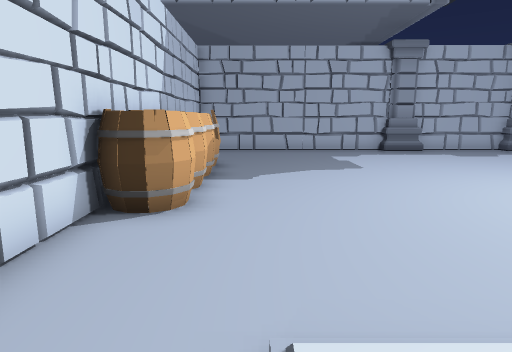
View 1 (above)

16 first-person views from a walk through a 3-D level made in the Unity game engine. The camera is 1.5 m above the floor, tilts 10° down and sees 75° across. The floor is counted in squares, 1 m on a side. Each view is taken from the middle of a square. On the plan, view 1 faces up. The plan holds only what a view shows up to about 15 squares ahead; the rest is blank. The place goes on beyond the plan. The player character is not drawn. Some animated figures are left out. Door leaves are left out, so doorways stand open.

View 2
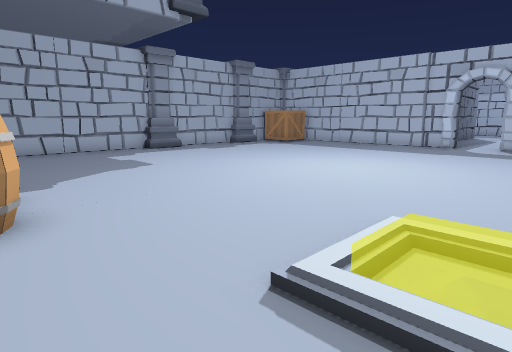

View 3
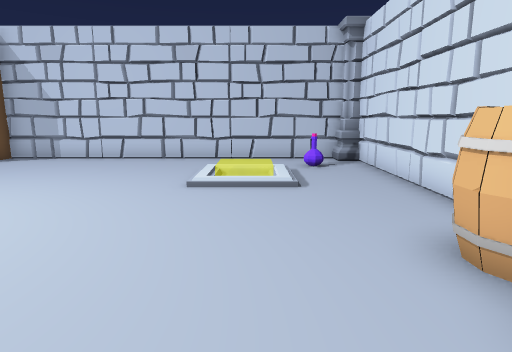

View 4
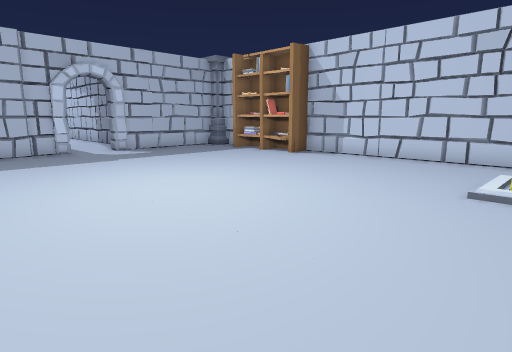

View 5
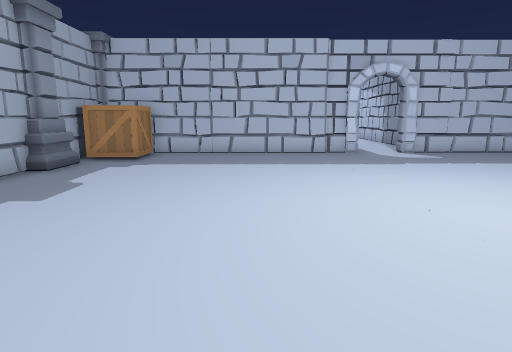

View 6
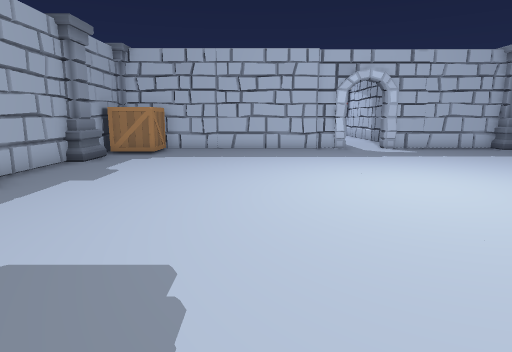

View 7
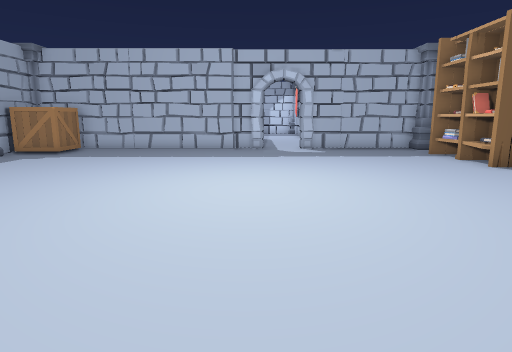

View 8
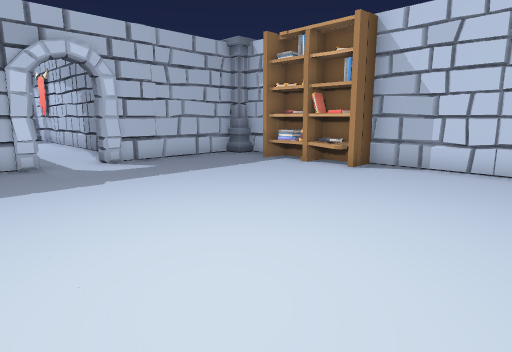

View 9
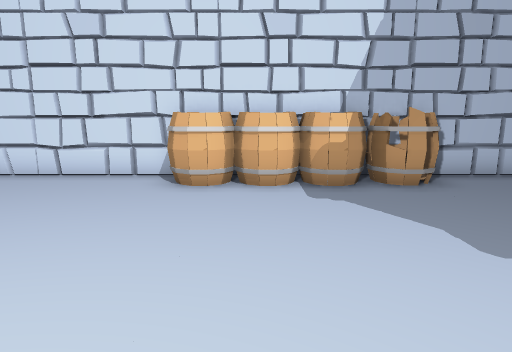

View 10
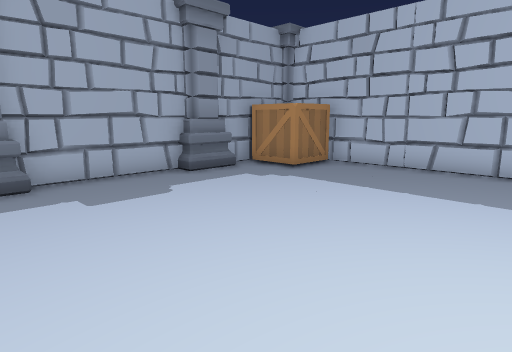

View 11
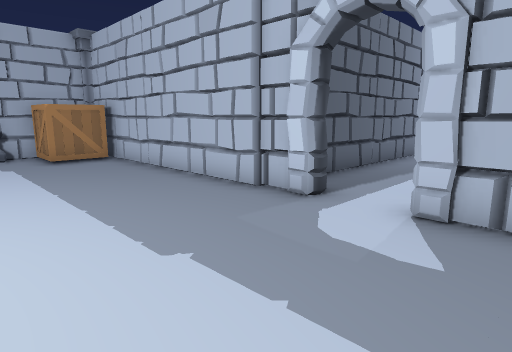

View 12
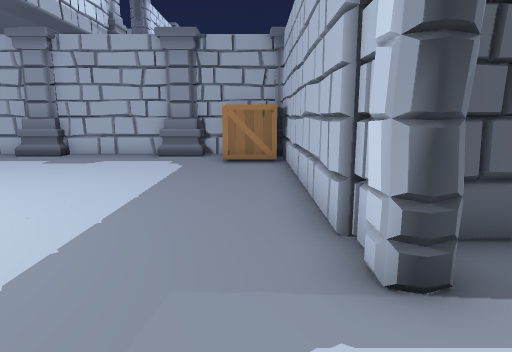

View 13
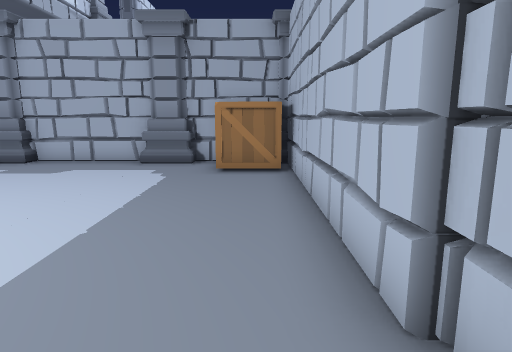

View 14
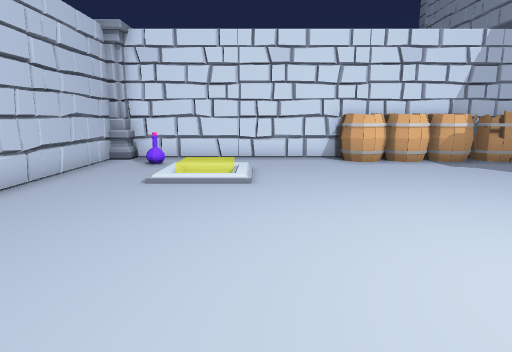

View 15
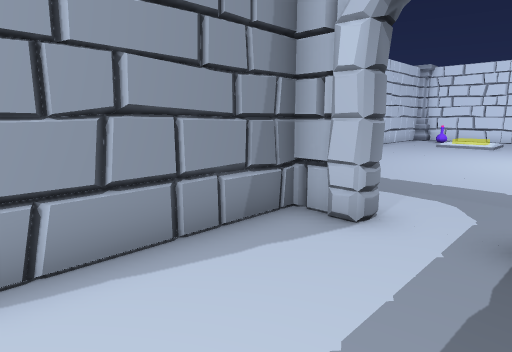

View 16
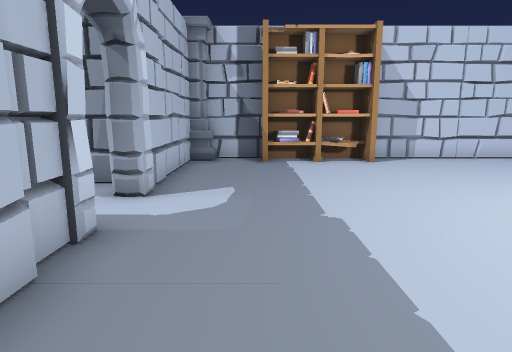

### Floor plan
Points are (right, up) in squares from view 1. A wall is a line through its corners. A room is listed if a view was taken in it or the views show most of it. See-through windows are left out.
Room 1 (views 1, 2, 3, 4, 5, 6, 7, 8, 9, 10, 11, 12, 13, 14, 16)
walls: (8, 15.6) (7.8, 15.1); (16, 6) (16, 15); (16, 4.8) (16, 5.2); (16.2, 4.6) (16.2, 6.1); (16.4, 4.6) (16.3, 4.6); (16.4, 4.6) (16.3, 4.6); (16.8, 4.8) (16.5, 4.6); (16, 2.2) (16, 2.8); (14, 15.4) (7.1, 15.4); (16.6, 1.5) (17.6, 1.5); (-2.6, 13.4) (-2.6, -2.7); (13.8, -3.2) (15.8, -3.2); (16.2, -2.7) (16.2, 2.8); (-2.1, -3.2) (9.6, -3.2)
low walls: (16.2, 7.4) (16.2, 8.4); (16.8, 4.8) (16.4, 4.6) (16.2, 4.7); (16.2, 2.8) (16.6, 2.8); (16.2, 12.1) (16.2, 13.1); (16, -2.1) (16, -1.3)
ways out: opening at (16.5, 3.5) to room 2
objects: barrel (-2, 5) to (-1, 6); barrel (-2, 7) to (-1, 8); barrel (-2, 9) to (-1, 9); barrel (-2, 10) to (-1, 11); other object (-1, -1); column (7, 15); books (10, -3) to (13, -2); column (11, 15) to (13, 15); box (14, 13) to (15, 15)
Room 2 (view 15)
walls: (16.6, 2.8) (16.6, 1.5); (17.6, 1.5) (21.1, 1.5); (21.5, 5.9) (17.4, 5.9)
ways out: opening at (16.5, 3.5) to room 1

Where each view was taken, in squares from view 1:
view 1: 0 up, 0 right, facing up
view 2: 0 up, 2 left, facing up-right
view 3: 9 up, 1 right, facing down
view 4: 9 up, 1 right, facing down-right
view 5: 9 up, 2 right, facing right
view 6: 9 up, 0 right, facing right
view 7: 5 up, 0 right, facing right
view 8: 7 up, 5 right, facing down-right
view 9: 7 up, 6 right, facing left
view 10: 7 up, 6 right, facing up-right
view 11: 1 up, 11 right, facing up-right
view 12: 2 up, 15 right, facing up
view 13: 4 up, 15 right, facing up
view 14: 2 up, 10 right, facing left
view 15: 5 up, 21 right, facing down-left
view 16: 9 up, 14 right, facing down
